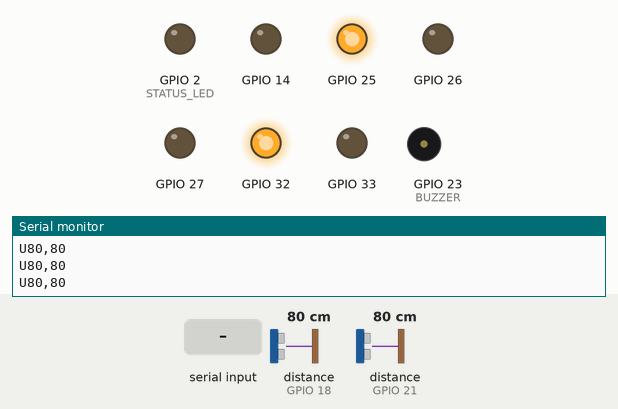
This sketch was run on a simulated ESP32. Parts: output pins drawn as LEDs (lit = HIGH), buzzer (waves = sounding, pin HIGH), the last lines printed to the serial monitor. Wiring (inferred from the names in the program): 2 × ultrasonic range finder: trigger GPIO 5, echo GPIO 18 / trigger GPIO 19, echo GPIO 21. The test bench sets the inputs (shaded band); at power-on: distance to the obstacle (sensors on GPIO 18, GPIO 21) 80 cm. The echo pulse lasts 58.3 µs per cm; pins used as bus, display or sensor lines are not drawn.

Above: at 1.2 s.
1.3 s: "S0.30\n" received over Serial
At 1.55 s:
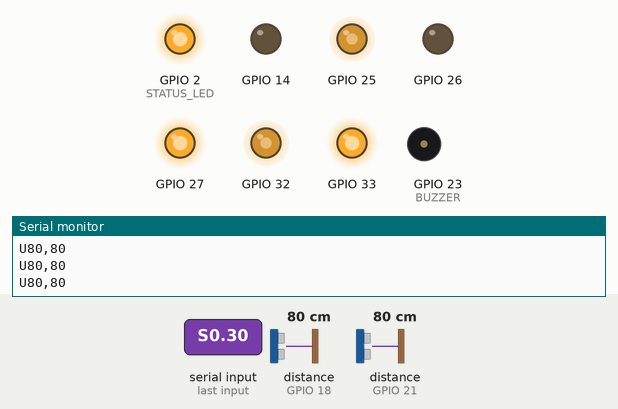
3.3 s: distance to the obstacle (sensor on GPIO 18) set to 16 cm
4.8 s: distance to the obstacle (sensor on GPIO 18) set to 13 cm
At 5.3 s:
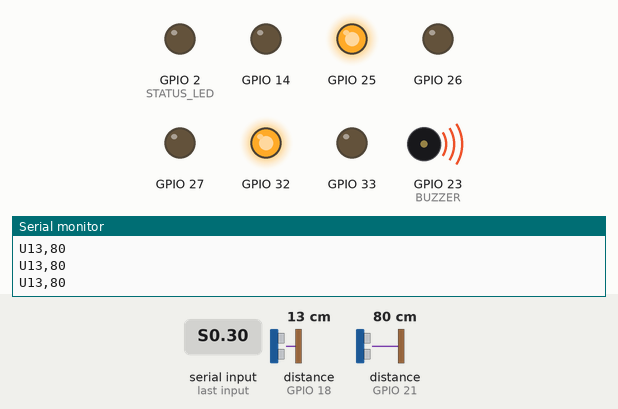
6.3 s: "S90\n" received over Serial
At 6.55 s:
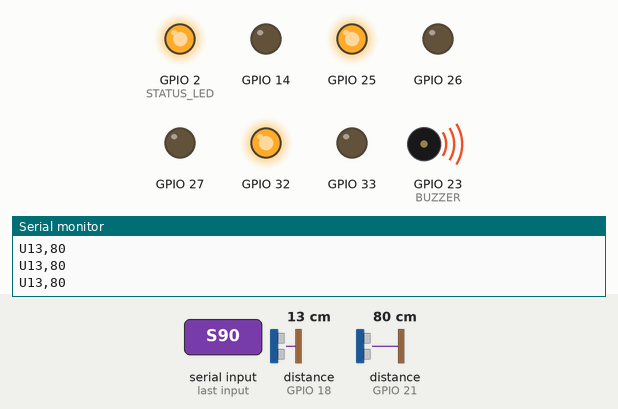
8.3 s: distance to the obstacle (sensor on GPIO 18) set to 18 cm
At 9.4 s:
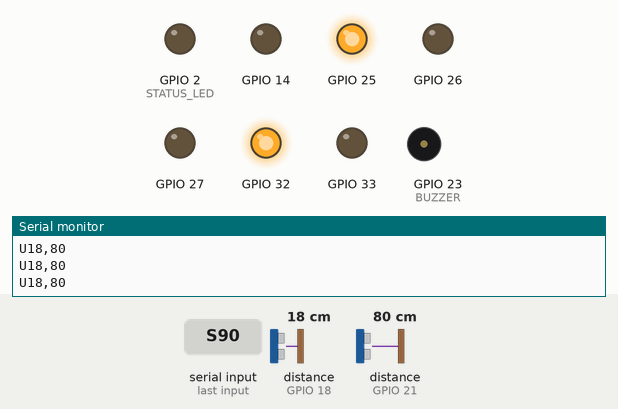
9.8 s: "s90\n" received over Serial
At 10.2 s:
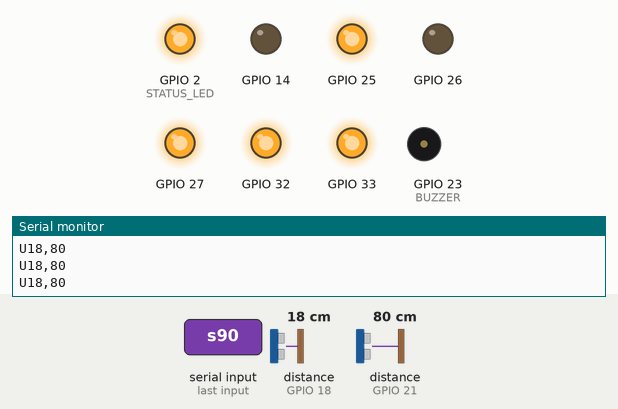
Timing chart, 0 to 12.8 s (numbered marks = the images above; inputs shaded):
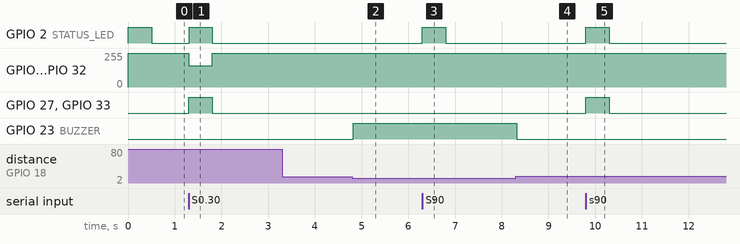

Measured:
- the behaviour switches between 15 and 14 cm on distance to the obstacle (sensor on GPIO 18) (found by bisection; images 1 and 2)
- after the input at 1.3 s, GPIO 2 (STATUS_LED): LOW → HIGH at once, → LOW 0.49 s later; GPIO 25, GPIO 32: 255/255 → 159/255 at once, → 255/255 0.50 s later; GPIO 27, GPIO 33: LOW → HIGH at once, → LOW 0.50 s later
- after the input at 4.8 s, GPIO 23 (BUZZER): LOW → HIGH at once
- after the input at 6.3 s, GPIO 2 (STATUS_LED): LOW → HIGH at once, → LOW 0.50 s later
- after the input at 8.3 s, GPIO 23 (BUZZER): HIGH → LOW at once
- after the input at 9.8 s, GPIO 2 (STATUS_LED), GPIO 27, GPIO 33: LOW → HIGH at once, → LOW 0.50 s later

The sketch:

obstacle_esp32.ino
```cpp
// Obstacle Detection - ESP32 + L293D motor driver
//
// The PC app decides the speed and sends it over USB serial (115200 baud), one line per command:
//   S<speed>     speed from 0.00 to 1.00, e.g. "S0.30" = 30 %, "S0" = stop
//   C<hard stop cm>,<min duty>,<reverse A 0/1>,<reverse B 0/1>   settings from the GUI, e.g. "C15,120,0,0"
//                (the app resends them every second; until then the defaults below apply)
// Every SONAR_EVERY_MS it sends the two ultrasonic readings back:
//   U<left cm>,<right cm>   e.g. "U123,85"; 999 = no echo (nothing within ~4 m)
// GPS module (NEO-6M or similar, 9600 baud) on Serial2: its $..RMC and $..GGA sentences are
// passed through unchanged, one per line; the app parses them.
// The app decides when to stop (limit set in its GUI). As a backstop, the ESP32 itself
// refuses to drive while either sensor reads under HARD_STOP_CM.
// Safety: if no command arrives for WATCHDOG_MS (app closed or crashed, cable unplugged),
// the motors stop.
// You can also type commands in the Arduino Serial Monitor to test the motors without the app.
//
// Board: any ESP32 dev board (e.g. ESP32-WROOM-32 DevKit). Works with Arduino-ESP32 core 2.x and 3.x.
// Wiring: see ../../docs/wiring.svg

// ---- Pins (L293D pin numbers in brackets) ----
const int ENA = 32;  // [1]  EN1  - speed of motor A (PWM)
const int IN1 = 33;  // [2]  IN1  - direction of motor A
const int IN2 = 14;  // [7]  IN2  - direction of motor A
const int ENB = 25;  // [9]  EN2  - speed of motor B (PWM)
const int IN3 = 27;  // [10] IN3  - direction of motor B
const int IN4 = 26;  // [15] IN4  - direction of motor B
const int STATUS_LED = 2;  // on-board LED: lit while the app is sending commands
// HC-SR04 ultrasonic sensors (VCC 5 V). ECHO outputs 5 V: put a divider (1k + 2k) before the ESP32 pin.
const int TRIG_L = 5, ECHO_L = 18;
const int TRIG_R = 19, ECHO_R = 21;
// GPS: module TX -> RX2 (GPIO16), module RX -> TX2 (GPIO17). VCC 3.3 V or 5 V per your module.
const int GPS_RX = 16, GPS_TX = 17;
const long GPS_BAUD = 9600;
// Active buzzer (+ to pin, - to GND): sounds while either sensor reads under HARD_STOP_CM.
const int BUZZER = 23;

// ---- Tuning ----
const int PWM_FREQ = 1000;               // Hz
const int PWM_BITS = 8;                  // duty 0..255
const unsigned long WATCHDOG_MS = 500;   // stop if the app goes quiet this long
const unsigned long SONAR_EVERY_MS = 100;
const float NO_ECHO_CM = 999;
// Defaults; the app's GUI overrides these with the C command.
int MIN_DUTY = 120;                      // small DC motors stall below this; raise it if yours only hum
bool REVERSE_A = false;                  // true if motor A spins backwards (or swap its wires)
bool REVERSE_B = false;
float HARD_STOP_CM = 15;                 // backstop + buzzer: motors stop below this whatever the app says

// ---- PWM helpers: the LEDC API changed in Arduino-ESP32 core 3.0 ----
#if defined(ESP_ARDUINO_VERSION_MAJOR) && ESP_ARDUINO_VERSION_MAJOR >= 3
void pwmSetup(int pin, int channel) { ledcAttach(pin, PWM_FREQ, PWM_BITS); }
void pwmWrite(int pin, int channel, int duty) { ledcWrite(pin, duty); }
#else
void pwmSetup(int pin, int channel) { ledcSetup(channel, PWM_FREQ, PWM_BITS); ledcAttachPin(pin, channel); }
void pwmWrite(int pin, int channel, int duty) { ledcWrite(channel, duty); }
#endif

unsigned long lastCommandMs = 0;
float currentSpeed = 0;
unsigned long lastSonarMs = 0;
bool tooClose = false;
String line;
String gpsLine;

float readCm(int trig, int echo) {
  digitalWrite(trig, LOW);
  delayMicroseconds(2);
  digitalWrite(trig, HIGH);
  delayMicroseconds(10);
  digitalWrite(trig, LOW);
  unsigned long us = pulseIn(echo, HIGH, 25000);  // 25 ms timeout ~ 4 m
  return us ? us / 58.0 : NO_ECHO_CM;
}

void setMotor(int en, int channel, int inA, int inB, bool reverse, float speed) {
  if (speed <= 0.01) {
    // Brake: both inputs equal with EN high stops the motor faster than letting it coast.
    digitalWrite(inA, LOW);
    digitalWrite(inB, LOW);
    pwmWrite(en, channel, 255);
    return;
  }
  digitalWrite(inA, reverse ? LOW : HIGH);
  digitalWrite(inB, reverse ? HIGH : LOW);
  int duty = MIN_DUTY + (int)((255 - MIN_DUTY) * min(speed, 1.0f));
  pwmWrite(en, channel, duty);
}

void setSpeed(float speed) {
  speed = constrain(speed, 0.0f, 1.0f);
  setMotor(ENA, 0, IN1, IN2, REVERSE_A, speed);
  setMotor(ENB, 1, IN3, IN4, REVERSE_B, speed);
  if (speed != currentSpeed) {
    Serial.printf("speed %.2f\n", speed);
  }
  currentSpeed = speed;
}

void handleLine(const String &cmd) {
  if (cmd.length() >= 2 && (cmd[0] == 'S' || cmd[0] == 's')) {
    setSpeed(tooClose ? 0 : cmd.substring(1).toFloat());
    lastCommandMs = millis();
  } else if (cmd[0] == 'C' || cmd[0] == 'c') {
    float stopCm;
    int duty, revA, revB;
    if (sscanf(cmd.c_str() + 1, "%f,%d,%d,%d", &stopCm, &duty, &revA, &revB) == 4) {
      HARD_STOP_CM = constrain(stopCm, 0.0f, 400.0f);
      MIN_DUTY = constrain(duty, 0, 255);
      REVERSE_A = revA;
      REVERSE_B = revB;
    } else {
      Serial.println("bad settings (use C<stop cm>,<min duty>,<reverse A 0/1>,<reverse B 0/1>)");
    }
  } else if (cmd.length() > 0) {
    Serial.println("unknown command (use S0.00 .. S1.00 or C15,120,0,0)");
  }
}

void setup() {
  Serial.begin(115200);
  Serial2.begin(GPS_BAUD, SERIAL_8N1, GPS_RX, GPS_TX);
  for (int pin : {IN1, IN2, IN3, IN4, STATUS_LED, TRIG_L, TRIG_R, BUZZER}) {
    pinMode(pin, OUTPUT);
    digitalWrite(pin, LOW);
  }
  pinMode(ECHO_L, INPUT);
  pinMode(ECHO_R, INPUT);
  pwmSetup(ENA, 0);
  pwmSetup(ENB, 1);
  setSpeed(0);
  Serial.println("obstacle_esp32 ready");
}

void loop() {
  while (Serial.available()) {
    char c = Serial.read();
    if (c == '\n' || c == '\r') {
      line.trim();
      handleLine(line);
      line = "";
    } else if (line.length() < 32) {
      line += c;
    }
  }

  while (Serial2.available()) {
    char c = Serial2.read();
    if (c == '\n') {
      gpsLine.trim();
      if (gpsLine.startsWith("$") && (gpsLine.indexOf("RMC,") == 3 || gpsLine.indexOf("GGA,") == 3)) {
        Serial.println(gpsLine);
      }
      gpsLine = "";
    } else if (gpsLine.length() < 100) {
      gpsLine += c;
    }
  }

  if (millis() - lastSonarMs >= SONAR_EVERY_MS) {
    lastSonarMs = millis();
    float left = readCm(TRIG_L, ECHO_L);
    float right = readCm(TRIG_R, ECHO_R);
    Serial.printf("U%.0f,%.0f\n", left, right);
    tooClose = min(left, right) < HARD_STOP_CM;
    digitalWrite(BUZZER, tooClose ? HIGH : LOW);
    if (tooClose && currentSpeed > 0) {
      setSpeed(0);
    }
  }

  bool alive = millis() - lastCommandMs < WATCHDOG_MS;
  if (!alive && currentSpeed > 0) {
    setSpeed(0);
    Serial.println("watchdog: no commands, motors stopped");
  }
  digitalWrite(STATUS_LED, alive ? HIGH : LOW);
}
```
